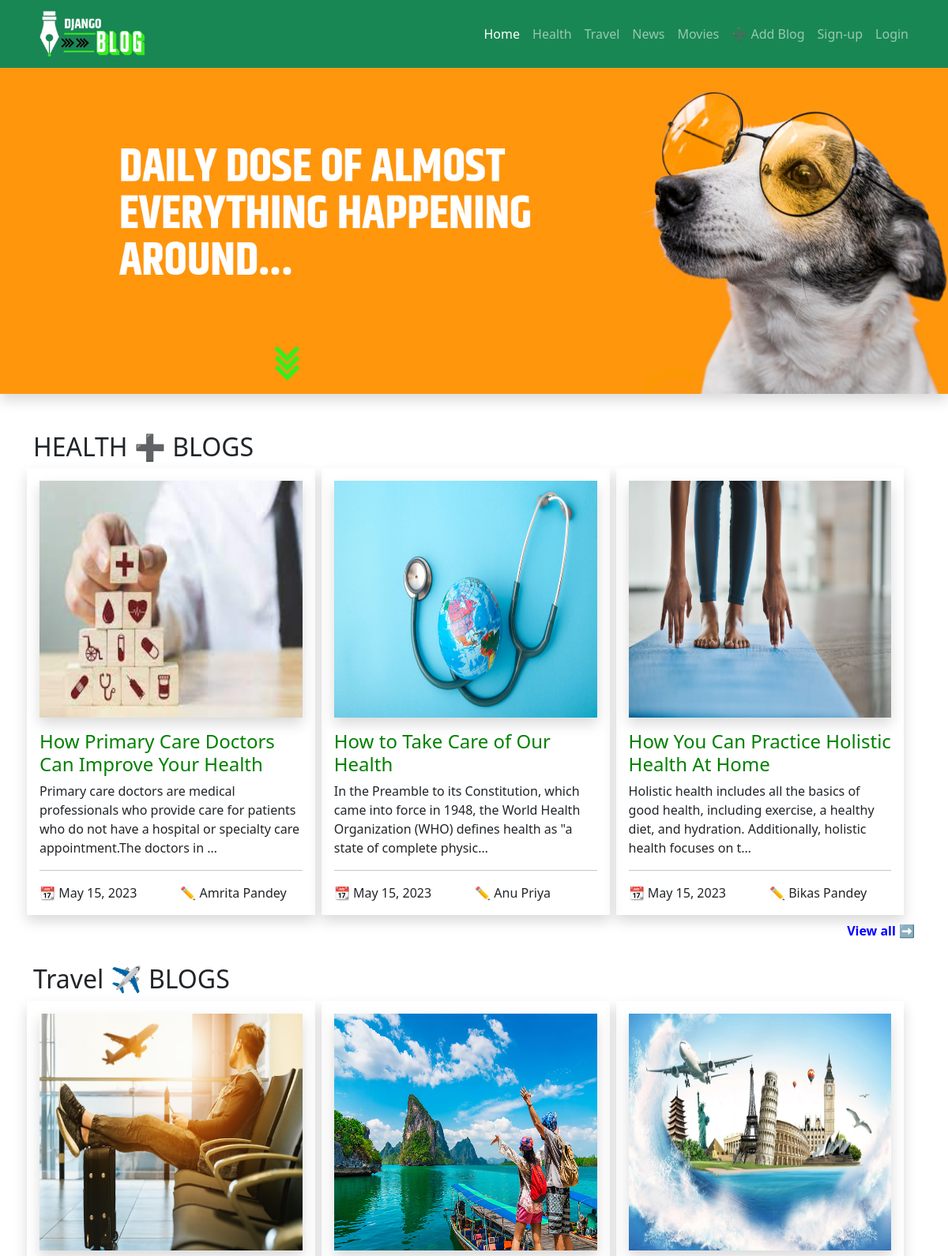
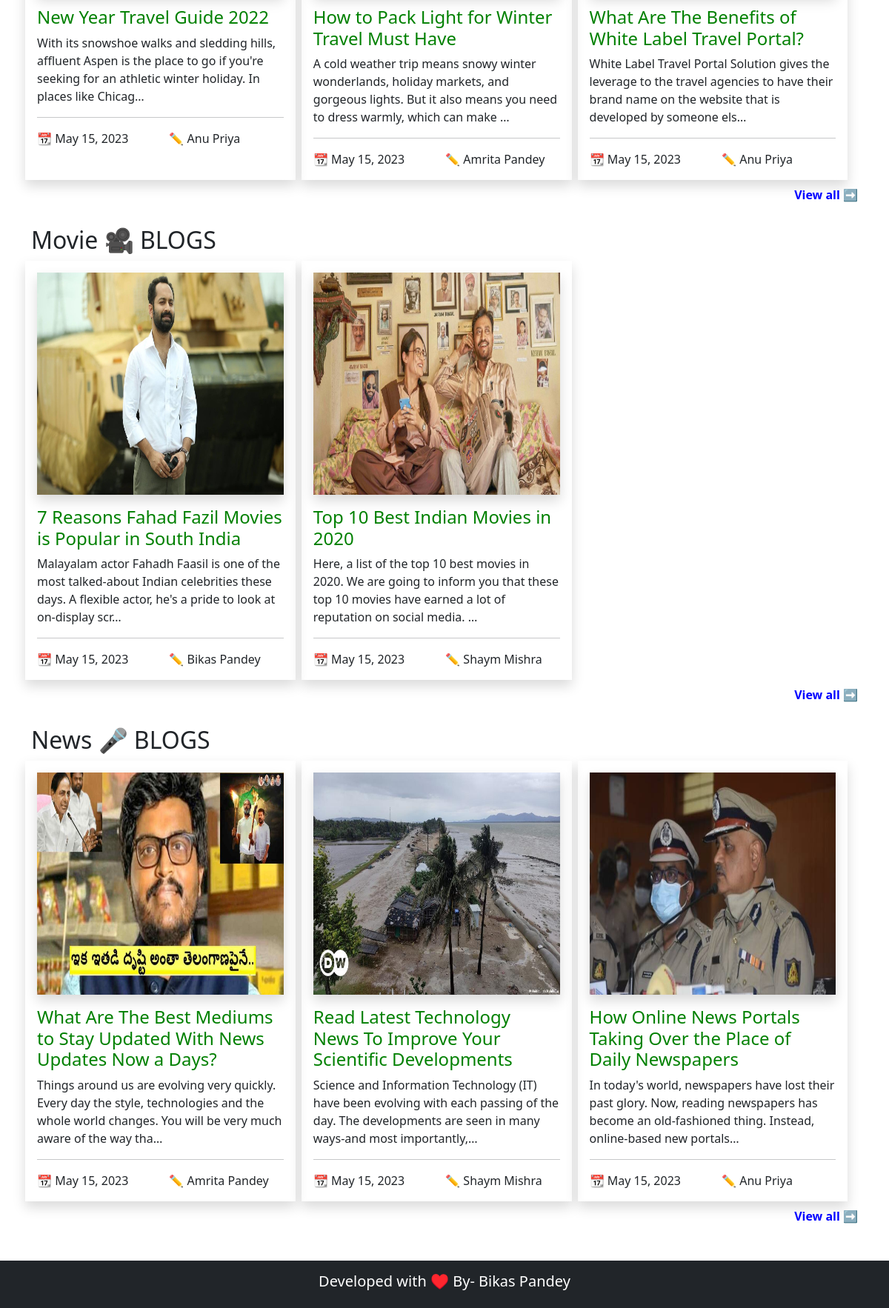
The page / on the database its author committed (2 pictures, top to bottom).
### home/models.py (models this page shows, shortened)
class Blog(models.Model):
    title= models.CharField(max_length=100, null=True)
    slug = models.SlugField(max_length=100, unique=True, null=True)
    image= models.ImageField(upload_to='media', null=True)
    desc = models.TextField(null=True)
    author= models.CharField(max_length=100, null=True)
    author_pic = models.ImageField(upload_to='media', null=True)
    author_bio= models.TextField(null=True)
    category= models.ForeignKey(Category, on_delete=models.PROTECT, null=True)
    publish_date = models.DateField(auto_now=True, null=True)
    approved = models.BooleanField(null=True, default=False)

### home/views.py (the view)
# urls.py: path('', views.index, name='home'),
def index(request):
    all_blog = Blog.objects.all()
    health_blog = Blog.objects.filter(category_id= 1)[0:3]
    travel_blog= Blog.objects.filter(category_id = 2)[0:3]
    news_blog = Blog.objects.filter(category_id = 3)[0:3]
    movie_blog = Blog.objects.filter(category_id = 4)[0:3]
    context = {
        'health_blog' : health_blog,
        'travel_blog' : travel_blog,
        'movie_blog'  : movie_blog,
        'news_blog' : news_blog
    }
    return render(request, 'index.html', context)

### templates/index.html (shortened to what this page needs)
{% extends 'base.html' %}
{% block content %}
<img src="/static/images/banner.jpg" style="width: 100%" class="shadow">
    <div class="container mt-5 mb-5">
        <h2>HEALTH ➕ BLOGS </h2>
        <div class="row" style="margin-bottom: 30px;">
            {% for health in health_blog %}
                    {% if health.approved %}
            <div class="col-md-4 shadow p-3 mx-1"  style="width: 32%;">
                <img class="shadow" src="{{health.image.url}}" style="width: 100%; height: 300px;">
                <a href="{% url 'blog-detail' health.slug %}" style="text-decoration:none; color:green;"><h4 class="mt-3">{{health.title}}</h4></a>
                <p>{{health.desc |truncatechars:150}}
                    <hr>
                    <div class="row">
                        <div class="col-md-6">
                            📆 {{health.publish_date}}
                        </div>
                        <div class="col-md-6">
                            ✏️ {{health.author}}
                        </div>
                    </div>
            </div>
                {% endif %}
            {% endfor %}
            <b class="mt-2" style="text-align: right; margin-right: 25px !important;">
                <a href="{% url 'health' %}" style="color: blue; text-decoration: none">View all ➡️</a>
            </b>
        </div>
        <h2>Travel ✈️ BLOGS </h2>
        <div class="row" style="margin-bottom: 30px;">
            {% for travel in travel_blog %}
                {% if travel.approved %}
            <div class="col-md-4 shadow p-3 mx-1"  style="width: 32%;">
                <img class="shadow" src="{{travel.image.url}}" style="width: 100%; height: 300px;">
                <a href="{% url 'blog-detail' travel.slug %}" style="text-decoration:none; color:green;"> <h4 class="mt-3">{{travel.title}}</h4></a>
                <p>{{travel.desc |truncatechars:150}}
                    <hr>
                    <div class="row">
                        <div class="col-md-6">
                            📆 {{travel.publish_date}}
                        </div>
                        <div class="col-md-6">
                            ✏️ {{travel.author}}
                        </div>
                    </div>
            </div>
            {% endif %}
            {% endfor %}
            <b class="mt-2" style="text-align: right; margin-right: 25px !important;">
                <a href="{% url 'travel' %}" style="color: blue; text-decoration: none">View all ➡️</a>
            </b>
        </div>
        <h2>Movie 🎥 BLOGS </h2>
        <div class="row" style="margin-bottom: 30px;">
            {% for movie in movie_blog %}
                {% if movie.approved %}
            <div class="col-md-4 shadow p-3 mx-1"  style="width: 32%;">
                <img class="shadow" src="{{movie.image.url}}" style="width: 100%; height: 300px;">
                <a href="{% url 'blog-detail' movie.slug %}" style="text-decoration:none; color:green;">   <h4 class="mt-3">{{movie.title}}</h4></a>
                <p>{{movie.desc |truncatechars:150}}
                    <hr>
                    <div class="row">
                        <div class="col-md-6">
                            📆 {{movie.publish_date}}
                        </div>
                        <div class="col-md-6">
                            ✏️ {{movie.author}}
                        </div>
                    </div>
            </div>
            {% endif %}
            {% endfor %}
            <b class="mt-2" style="text-align: right; margin-right: 25px !important;">
                <a href="{% url 'movies' %}" style="color: blue; text-decoration: none">View all ➡️</a>
            </b>
        </div>
        <h2>News 🎤 BLOGS </h2>
        <div class="row" style="margin-bottom: 30px;">
            {% for news in news_blog %}
                {% if news.approved %}
            <div class="col-md-4 shadow p-3 mx-1"  style="width: 32%;">
                <img class="shadow" src="{{news.image.url}}" style="width: 100%; height: 300px;">
                <a href="{% url 'blog-detail' news.slug %}" style="text-decoration:none; color:green;">  <h4 class="mt-3">{{news.title}}</h4></a>
                <p>{{news.desc |truncatechars:150}}
                    <hr>
                    <div class="row">
                        <div class="col-md-6">
                            📆 {{news.publish_date}}
                        </div>
                        <div class="col-md-6">
                            ✏️ {{news.author}}
                        </div>
                    </div>
            </div>
            {% endif %}
            {% endfor %}
            <b class="mt-2" style="text-align: right; margin-right: 25px !important;">
                <a href="{% url 'news' %}" style="color: blue; text-decoration: none">View all ➡️</a>
            </b>
        </div>
    </div>
{% endblock content %}

### rows shown on the page
Blog: image (picture), title "How Primary Care Doctors Can Improve Your Health", desc "Primary care doctors are medical professionals who provide care for patients who do not have a hospital or specialty care appointment.The doctors in …", publish_date "May 15, 2023", author "Amrita Pandey"
Blog: image (picture), title "How to Take Care of Our Health", desc "In the Preamble to its Constitution, which came into force in 1948, the World Health Organization (WHO) defines health as \"a state of complete physic…", publish_date "May 15, 2023", author "Anu Priya"
Blog: image (picture), title "How You Can Practice Holistic Health At Home", desc "Holistic health includes all the basics of good health, including exercise, a healthy diet, and hydration. Additionally, holistic health focuses on t…", publish_date "May 15, 2023", author "Bikas Pandey"
Blog: image (picture), title "New Year Travel Guide 2022", desc "With its snowshoe walks and sledding hills, affluent Aspen is the place to go if you're seeking for an athletic winter holiday. In places like Chicag…", publish_date "May 15, 2023", author "Anu Priya"
Blog: image (picture), title "How to Pack Light for Winter Travel Must Have", desc "A cold weather trip means snowy winter wonderlands, holiday markets, and gorgeous lights. But it also means you need to dress warmly, which can make …", publish_date "May 15, 2023", author "Amrita Pandey"
Blog: image (picture), title "What Are The Benefits of White Label Travel Portal?", desc "White Label Travel Portal Solution gives the leverage to the travel agencies to have their brand name on the website that is developed by someone els…", publish_date "May 15, 2023", author "Anu Priya"
Blog: image (picture), title "7 Reasons Fahad Fazil Movies is Popular in South India", desc "Malayalam actor Fahadh Faasil is one of the most talked-about Indian celebrities these days. A flexible actor, he's a pride to look at on-display scr…", publish_date "May 15, 2023", author "Bikas Pandey"
Blog: image (picture), title "Top 10 Best Indian Movies in 2020", desc "Here, a list of the top 10 best movies in 2020. We are going to inform you that these top 10 movies have earned a lot of reputation on social media. …", publish_date "May 15, 2023", author "Shaym Mishra"
Blog: image (picture), title "What Are The Best Mediums to Stay Updated With News Updates Now a Days?", desc "Things around us are evolving very quickly. Every day the style, technologies and the whole world changes. You will be very much aware of the way tha…", publish_date "May 15, 2023", author "Amrita Pandey"
Blog: image (picture), title "Read Latest Technology News To Improve Your Scientific Developments", desc "Science and Information Technology (IT) have been evolving with each passing of the day. The developments are seen in many ways-and most importantly,…", publish_date "May 15, 2023", author "Shaym Mishra"
Blog: image (picture), title "How Online News Portals Taking Over the Place of Daily Newspapers", desc "In today's world, newspapers have lost their past glory. Now, reading newspapers has become an old-fashioned thing. Instead, online-based new portals…", publish_date "May 15, 2023", author "Anu Priya"
